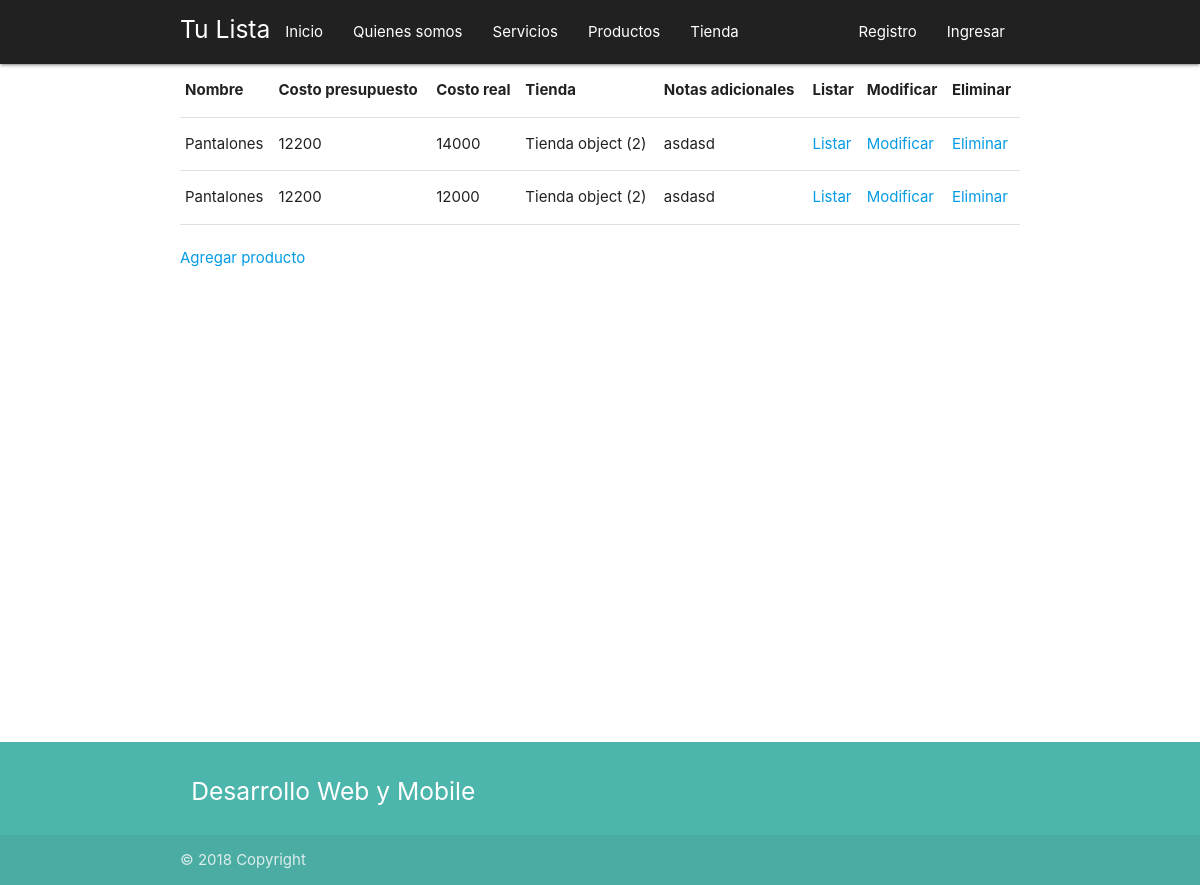
The page /list_productos on the database its author committed.
### compras/models.py (models this page shows)
class Productos(models.Model):
    nombre = models.CharField(max_length=70)
    costo_presupuesto = models.IntegerField(blank=True)
    costo_real = models.IntegerField(blank=True)
    tienda = models.ForeignKey(Tienda, on_delete=models.CASCADE,blank=True)
    notas = models.TextField(max_length=200, blank=True)

class Tienda(models.Model):
    nombre = models.CharField(max_length=80)
    sucursal = models.CharField(max_length=80)
    direccion = models.CharField(max_length=80)
    ciudad = models.ForeignKey(Ciudad, on_delete=models.CASCADE,blank=True)

### compras/views.py (the view)
# urls.py: path('list_productos', views.ProductosList.as_view(), name='productos_list'),
class ProductosList(ListView):
    model = Productos

### compras/templates/compras/productos_list.html (shortened to what this page needs)
{% extends 'compras/base.html'%}
{% block content %}
<div class="container">
    <table border="1">
    <thead>
        <tr>
        <th>Nombre</th>
        <th>Costo presupuesto</th>
        <th>Costo real</th>
        <th>Tienda</th>
        <th>Notas adicionales</th>
        <th>Listar</th>
        <th>Modificar</th>
        <th>Eliminar</th>
        </tr>
    </thead>
    <body>
        {% for productos in object_list %}
        <tr>
        <td>{{ productos.nombre }}</td>
        <td>{{ productos.costo_presupuesto }}</td>
        <td>{{ productos.costo_real }}</td>
        <td>{{ productos.tienda }}</td>
        <td>{{ productos.notas }}</td>
        <td><a href="{% url "productos_view" productos.id %}">Listar</a></td>
        <td><a href="{% url "productos_edit" productos.id %}">Modificar</a></td>
        <td><a href="{% url "productos_delete" productos.id %}">Eliminar</a></td>
        </tr>
        {% endfor %}
    </table>
    </body>
    <br>
    <a href="{% url "productos_new" %}">Agregar producto</a>
    <br>
    <br>
    <br>
    <br>
    <br>
    <br>
    <br>
    <br>
    <br>
    <br>
    <br>
    <br>
    <br>
    <br>
    <br>
    <br>
    <br>
    <br>
    <br>
    <br>
    <br>
    <br>
{% endblock %}

### rows shown on the page
Productos: nombre "Pantalones", costo_presupuesto "12200", costo_real "14000", tienda "Tienda object (2)", notas "asdasd"
Productos: nombre "Pantalones", costo_presupuesto "12200", costo_real "12000", tienda "Tienda object (2)", notas "asdasd"
